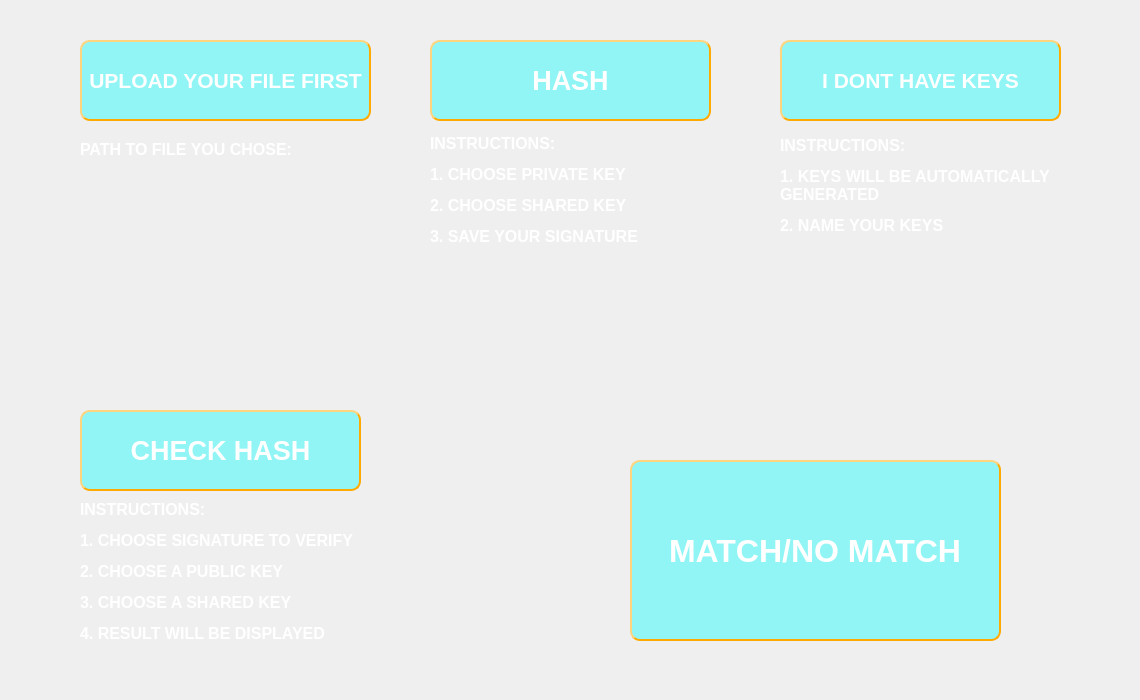
<?xml version="1.0" encoding="UTF-8"?>
<ui version="4.0">
 <class>MainWindow</class>
 <widget class="QMainWindow" name="MainWindow">
  <property name="geometry">
   <rect>
    <x>0</x>
    <y>0</y>
    <width>1140</width>
    <height>700</height>
   </rect>
  </property>
  <property name="mouseTracking">
   <bool>true</bool>
  </property>
  <property name="windowTitle">
   <string>Digital Sign</string>
  </property>
  <property name="styleSheet">
   <string notr="true">background:url(:/newPrefix/digital.png)</string>
  </property>
  <widget class="QWidget" name="centralwidget">
   <widget class="QPushButton" name="hash">
    <property name="geometry">
     <rect>
      <x>430</x>
      <y>40</y>
      <width>281</width>
      <height>81</height>
     </rect>
    </property>
    <property name="font">
     <font>
      <pointsize>20</pointsize>
      <bold>true</bold>
     </font>
    </property>
    <property name="styleSheet">
     <string notr="true">color:rgb(255, 255, 255);
background:rgba(0, 255, 255,100);

border-radius: 10px;
border-style:outset;
border-width:2px;
border-color:rgb(255, 170, 0);

</string>
    </property>
    <property name="text">
     <string>HASH</string>
    </property>
   </widget>
   <widget class="QPushButton" name="check">
    <property name="geometry">
     <rect>
      <x>80</x>
      <y>410</y>
      <width>281</width>
      <height>81</height>
     </rect>
    </property>
    <property name="font">
     <font>
      <pointsize>20</pointsize>
      <bold>true</bold>
     </font>
    </property>
    <property name="styleSheet">
     <string notr="true">color:rgb(255, 255, 255);
background:rgba(0, 255, 255,100);

border-radius: 10px;
border-style:outset;
border-width:2px;
border-color:rgb(255, 170, 0)</string>
    </property>
    <property name="text">
     <string>CHECK HASH</string>
    </property>
   </widget>
   <widget class="QPushButton" name="otevri">
    <property name="geometry">
     <rect>
      <x>80</x>
      <y>40</y>
      <width>291</width>
      <height>81</height>
     </rect>
    </property>
    <property name="font">
     <font>
      <pointsize>16</pointsize>
      <bold>true</bold>
     </font>
    </property>
    <property name="styleSheet">
     <string notr="true">color:rgb(255, 255, 255);
background:rgba(0, 255, 255,100);

border-radius: 10px;
border-style:outset;
border-width:2px;
border-color:rgb(255, 170, 0)</string>
    </property>
    <property name="text">
     <string>UPLOAD YOUR FILE FIRST</string>
    </property>
   </widget>
   <widget class="QPushButton" name="generuj">
    <property name="geometry">
     <rect>
      <x>780</x>
      <y>40</y>
      <width>281</width>
      <height>81</height>
     </rect>
    </property>
    <property name="font">
     <font>
      <pointsize>16</pointsize>
      <bold>true</bold>
     </font>
    </property>
    <property name="styleSheet">
     <string notr="true">color:rgb(255, 255, 255);
background:rgba(0, 255, 255,100);

border-radius: 10px;
border-style:outset;
border-width:2px;
border-color:rgb(255, 170, 0);</string>
    </property>
    <property name="text">
     <string>I DONT HAVE KEYS</string>
    </property>
   </widget>
   <widget class="QLabel" name="label_2">
    <property name="geometry">
     <rect>
      <x>430</x>
      <y>125</y>
      <width>291</width>
      <height>131</height>
     </rect>
    </property>
    <property name="styleSheet">
     <string notr="true">background:rgba(255, 255, 255, 0)</string>
    </property>
    <property name="text">
     <string>&lt;html&gt;&lt;head/&gt;&lt;body&gt;&lt;p&gt;&lt;span style=&quot; font-size:12pt; font-weight:600; color:#ffffff;&quot;&gt;INSTRUCTIONS:&lt;/span&gt;&lt;/p&gt;&lt;p&gt;&lt;span style=&quot; font-size:12pt; font-weight:600; color:#ffffff;&quot;&gt;1. CHOOSE PRIVATE KEY&lt;/span&gt;&lt;/p&gt;&lt;p&gt;&lt;span style=&quot; font-size:12pt; font-weight:600; color:#ffffff;&quot;&gt;2. CHOOSE SHARED KEY&lt;/span&gt;&lt;/p&gt;&lt;p&gt;&lt;span style=&quot; font-size:12pt; font-weight:600; color:#ffffff;&quot;&gt;3. SAVE YOUR SIGNATURE&lt;/span&gt;&lt;/p&gt;&lt;/body&gt;&lt;/html&gt;</string>
    </property>
   </widget>
   <widget class="QLabel" name="label_4">
    <property name="geometry">
     <rect>
      <x>780</x>
      <y>130</y>
      <width>291</width>
      <height>111</height>
     </rect>
    </property>
    <property name="styleSheet">
     <string notr="true">background:rgba(255, 255, 255, 0)</string>
    </property>
    <property name="text">
     <string>&lt;html&gt;&lt;head/&gt;&lt;body&gt;&lt;p&gt;&lt;span style=&quot; font-size:12pt; font-weight:600; color:#ffffff;&quot;&gt;INSTRUCTIONS:&lt;/span&gt;&lt;/p&gt;&lt;p&gt;&lt;span style=&quot; font-size:12pt; font-weight:600; color:#ffffff;&quot;&gt;1. KEYS WILL BE AUTOMATICALLY &lt;br/&gt;    GENERATED&lt;/span&gt;&lt;/p&gt;&lt;p&gt;&lt;span style=&quot; font-size:12pt; font-weight:600; color:#ffffff;&quot;&gt;2. NAME YOUR KEYS&lt;/span&gt;&lt;/p&gt;&lt;/body&gt;&lt;/html&gt;</string>
    </property>
   </widget>
   <widget class="QLabel" name="textEdit_3">
    <property name="geometry">
     <rect>
      <x>80</x>
      <y>140</y>
      <width>281</width>
      <height>91</height>
     </rect>
    </property>
    <property name="palette">
     <palette>
      <active>
       <colorrole role="WindowText">
        <brush brushstyle="SolidPattern">
         <color alpha="255">
          <red>255</red>
          <green>255</green>
          <blue>255</blue>
         </color>
        </brush>
       </colorrole>
       <colorrole role="Button">
        <brush brushstyle="SolidPattern">
         <color alpha="0">
          <red>255</red>
          <green>255</green>
          <blue>255</blue>
         </color>
        </brush>
       </colorrole>
       <colorrole role="Text">
        <brush brushstyle="SolidPattern">
         <color alpha="255">
          <red>255</red>
          <green>255</green>
          <blue>255</blue>
         </color>
        </brush>
       </colorrole>
       <colorrole role="Base">
        <brush brushstyle="SolidPattern">
         <color alpha="0">
          <red>255</red>
          <green>255</green>
          <blue>255</blue>
         </color>
        </brush>
       </colorrole>
       <colorrole role="Window">
        <brush brushstyle="SolidPattern">
         <color alpha="0">
          <red>255</red>
          <green>255</green>
          <blue>255</blue>
         </color>
        </brush>
       </colorrole>
      </active>
      <inactive>
       <colorrole role="WindowText">
        <brush brushstyle="SolidPattern">
         <color alpha="255">
          <red>255</red>
          <green>255</green>
          <blue>255</blue>
         </color>
        </brush>
       </colorrole>
       <colorrole role="Button">
        <brush brushstyle="SolidPattern">
         <color alpha="0">
          <red>255</red>
          <green>255</green>
          <blue>255</blue>
         </color>
        </brush>
       </colorrole>
       <colorrole role="Text">
        <brush brushstyle="SolidPattern">
         <color alpha="255">
          <red>255</red>
          <green>255</green>
          <blue>255</blue>
         </color>
        </brush>
       </colorrole>
       <colorrole role="Base">
        <brush brushstyle="SolidPattern">
         <color alpha="0">
          <red>255</red>
          <green>255</green>
          <blue>255</blue>
         </color>
        </brush>
       </colorrole>
       <colorrole role="Window">
        <brush brushstyle="SolidPattern">
         <color alpha="0">
          <red>255</red>
          <green>255</green>
          <blue>255</blue>
         </color>
        </brush>
       </colorrole>
      </inactive>
      <disabled>
       <colorrole role="WindowText">
        <brush brushstyle="SolidPattern">
         <color alpha="255">
          <red>120</red>
          <green>120</green>
          <blue>120</blue>
         </color>
        </brush>
       </colorrole>
       <colorrole role="Button">
        <brush brushstyle="SolidPattern">
         <color alpha="0">
          <red>255</red>
          <green>255</green>
          <blue>255</blue>
         </color>
        </brush>
       </colorrole>
       <colorrole role="Text">
        <brush brushstyle="SolidPattern">
         <color alpha="255">
          <red>120</red>
          <green>120</green>
          <blue>120</blue>
         </color>
        </brush>
       </colorrole>
       <colorrole role="Base">
        <brush brushstyle="SolidPattern">
         <color alpha="0">
          <red>255</red>
          <green>255</green>
          <blue>255</blue>
         </color>
        </brush>
       </colorrole>
       <colorrole role="Window">
        <brush brushstyle="SolidPattern">
         <color alpha="0">
          <red>255</red>
          <green>255</green>
          <blue>255</blue>
         </color>
        </brush>
       </colorrole>
      </disabled>
     </palette>
    </property>
    <property name="font">
     <font>
      <pointsize>12</pointsize>
      <bold>true</bold>
     </font>
    </property>
    <property name="styleSheet">
     <string notr="true">background:rgba(255, 255, 255, 0)</string>
    </property>
    <property name="text">
     <string>&lt;html&gt;&lt;head/&gt;&lt;body&gt;&lt;p&gt;&lt;span style=&quot; font-size:12pt; font-weight:600; color:#ffffff;&quot;&gt;PATH TO FILE YOU CHOSE:                                                
&lt;/span&gt;&lt;/p&gt;&lt;/body&gt;&lt;/html&gt;</string>
    </property>
    <property name="alignment">
     <set>Qt::AlignLeading|Qt::AlignLeft|Qt::AlignTop</set>
    </property>
   </widget>
   <widget class="QLabel" name="label_5">
    <property name="geometry">
     <rect>
      <x>80</x>
      <y>500</y>
      <width>381</width>
      <height>141</height>
     </rect>
    </property>
    <property name="styleSheet">
     <string notr="true">background:rgba(255, 255, 255, 0)</string>
    </property>
    <property name="text">
     <string>&lt;html&gt;&lt;head/&gt;&lt;body&gt;&lt;p&gt;&lt;span style=&quot; font-size:12pt; font-weight:600; color:#ffffff;&quot;&gt;INSTRUCTIONS:&lt;/span&gt;&lt;/p&gt;&lt;p&gt;&lt;span style=&quot; font-size:12pt; font-weight:600; color:#ffffff;&quot;&gt;1. CHOOSE SIGNATURE TO VERIFY&lt;/span&gt;&lt;/p&gt;&lt;p&gt;&lt;span style=&quot; font-size:12pt; font-weight:600; color:#ffffff;&quot;&gt;2. CHOOSE A PUBLIC KEY&lt;/span&gt;&lt;/p&gt;&lt;p&gt;&lt;span style=&quot; font-size:12pt; font-weight:600; color:#ffffff;&quot;&gt;3. CHOOSE A SHARED KEY&lt;/span&gt;&lt;/p&gt;&lt;p&gt;&lt;span style=&quot; font-size:12pt; font-weight:600; color:#ffffff;&quot;&gt;4. RESULT WILL BE DISPLAYED&lt;/span&gt;&lt;/p&gt;&lt;/body&gt;&lt;/html&gt;</string>
    </property>
   </widget>
   <widget class="QLineEdit" name="vysledek">
    <property name="geometry">
     <rect>
      <x>630</x>
      <y>460</y>
      <width>371</width>
      <height>181</height>
     </rect>
    </property>
    <property name="font">
     <font>
      <pointsize>24</pointsize>
      <bold>true</bold>
     </font>
    </property>
    <property name="autoFillBackground">
     <bool>false</bool>
    </property>
    <property name="styleSheet">
     <string notr="true">color:rgb(255, 255, 255);
background:rgba(0, 255, 255,100);

border-radius: 10px;
border-style:outset;
border-width:2px;
border-color:rgb(255, 170, 0)</string>
    </property>
    <property name="text">
     <string>MATCH/NO MATCH</string>
    </property>
    <property name="alignment">
     <set>Qt::AlignCenter</set>
    </property>
   </widget>
  </widget>
 </widget>
 <resources/>
 <connections/>
</ui>
